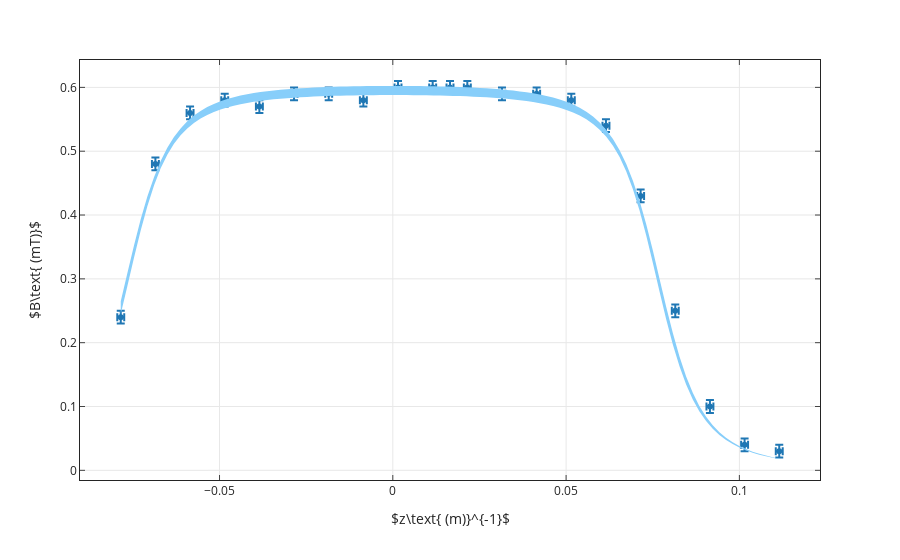

Notebook source saved alongside this figure:
### Code cell
name=f'{b7526=}'.split('=')[0]
# ab7526=b7526
b7526=pd.read_csv("7526.csv",sep=';',decimal=',')

b7526["z"]=b7526["z"]+0.0165
I=0.98
uI=0.01
N=75
# L=0.155
L=0.153
# while L<0.17:
# print(L)
uL=0.001
R=0.026/2
uR=0.001/2
analisi(b7526,name,I,N,L,R)
bobina(I,N,L,R,0)
# L=L+0.001
